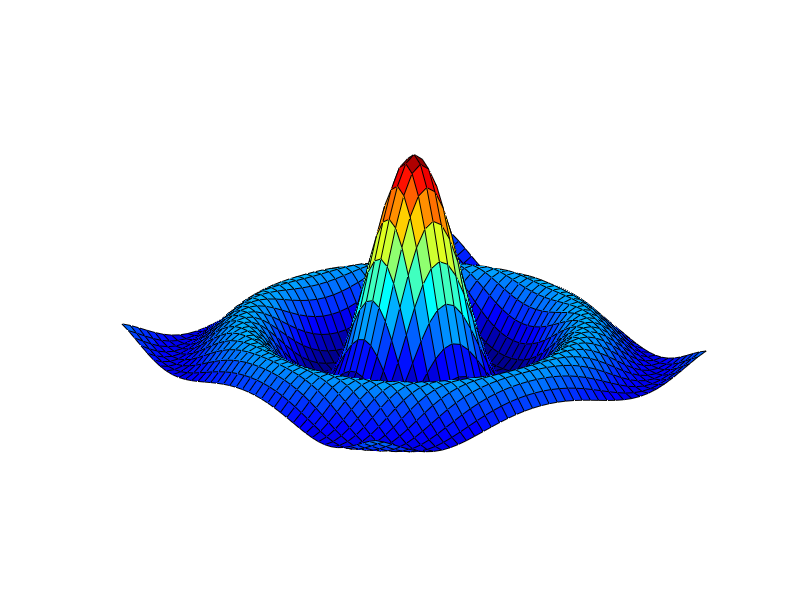

MATLAB code to generate this figure: (Note: this script raises an error after producing the figure.)
% 20130507 XY511 11:05
% AbrahamX @ NWPU
% Just another example on Movie

% Make a movie
clf;
x = 3 * pi * (-1: 0.05: 1);
y = x;
[X, Y] = meshgrid(x, y);
R = sqrt(X.^2 + Y.^2) + eps;  % Math works
Z = sin(R) ./ R;

% Plot
h = surf(X, Y, Z);  % h is the handle, as you can see in other programming lan
colormap(jet)
axis off
n = 12;
mmm = moviein(n);  % They say the New version does not have to do so.
for i = 1: n
  rotate(h, [0,0,1], 25);  % Ask HELP for more info
  mmm(:, i) = getframe;
end
close

% Play the movie
shg;
axis off
movie(mmm, 5, 12)  % 12 frames/second, play for 5 times



% Comment: Bu Zhe Teng is just a slogan. Well, in practice or industry
% like Software Engineering, Zhe Teng is the essence, either for the 
% choice of Programming Language, which is the toolkit of an Software
% Engineer, or the Debugging process, which would take up most of his/her
% life. The long but not torturing road, keep moving.
